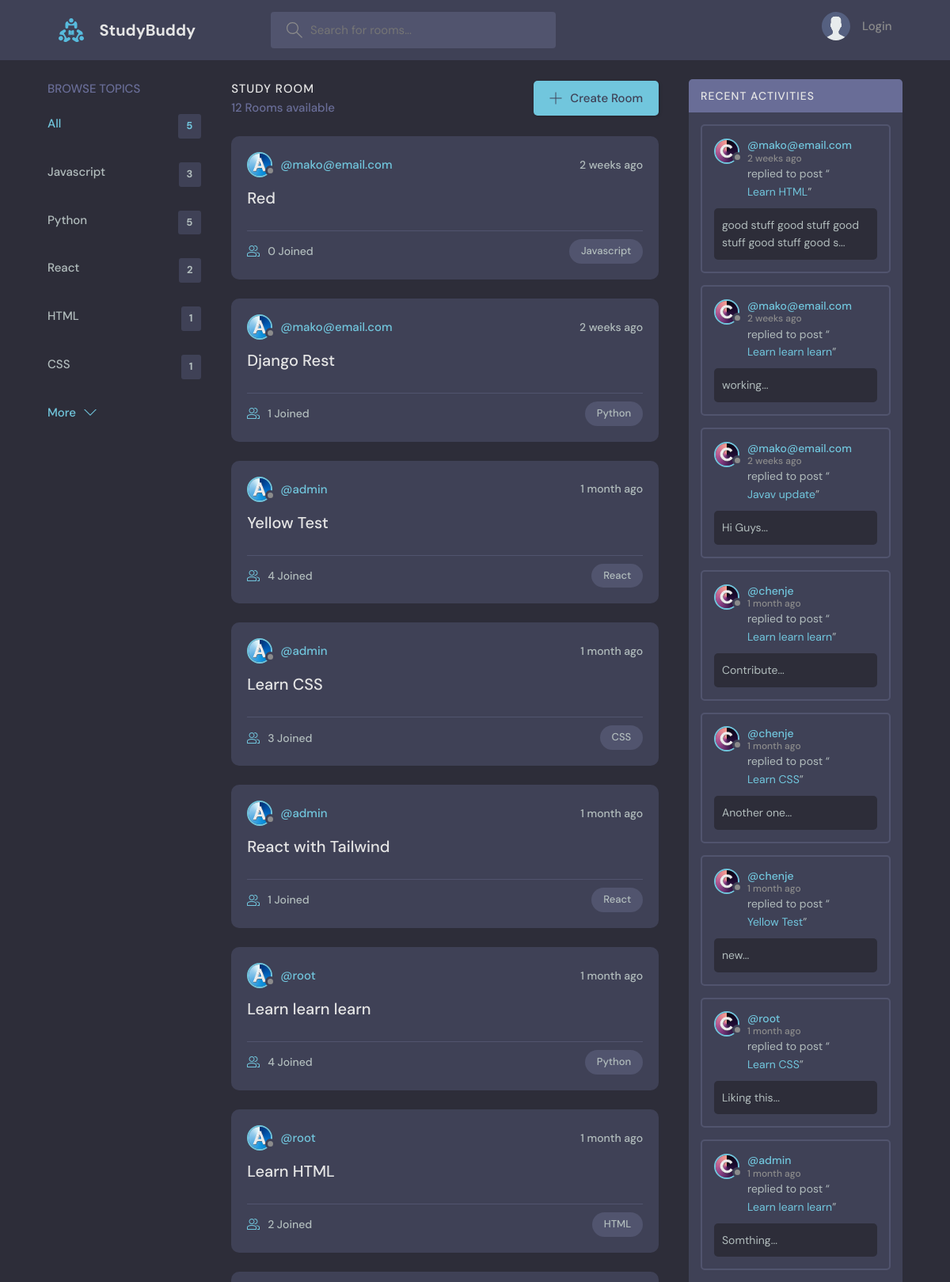
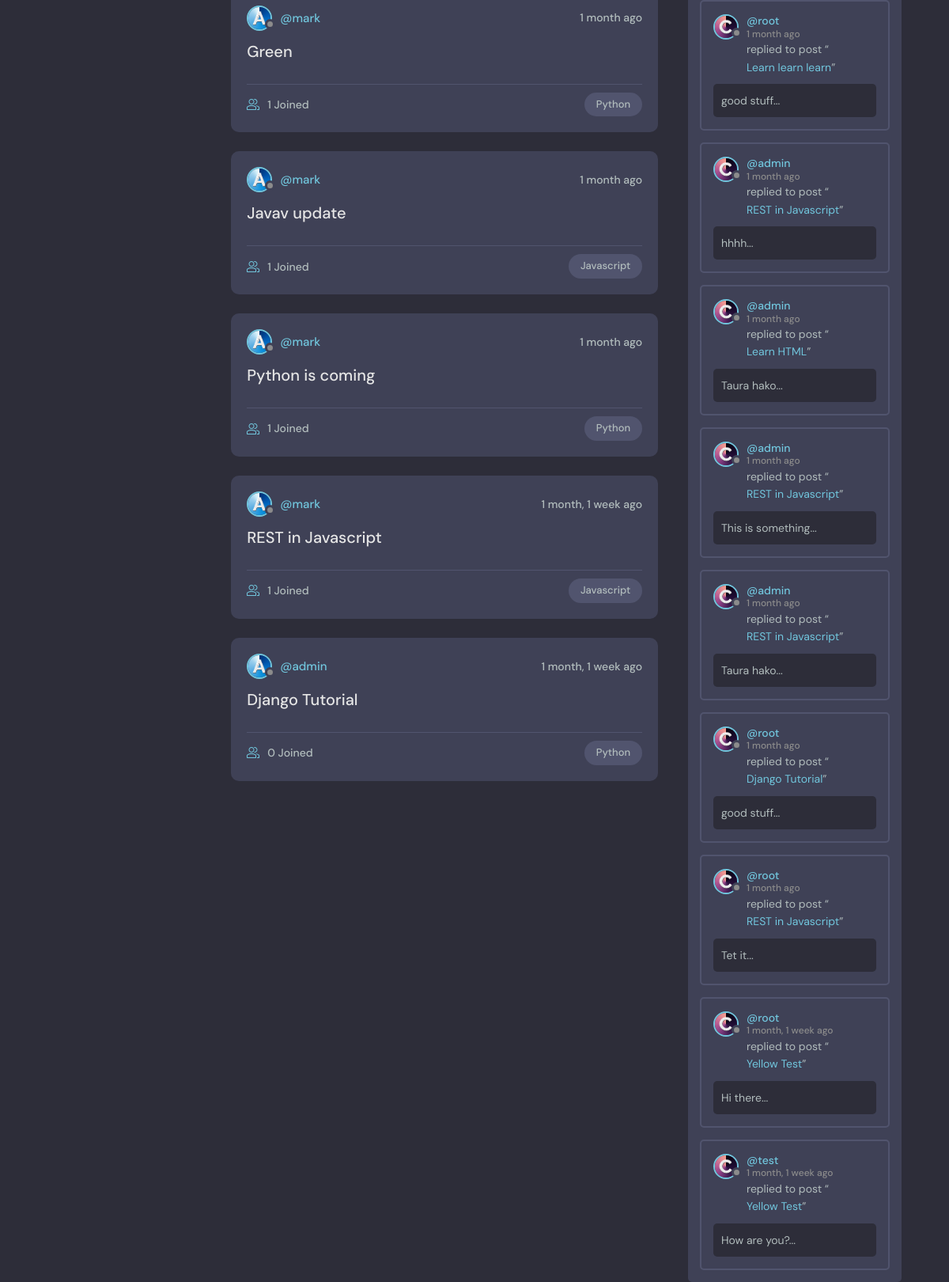
The page / on the database its author committed (2 pictures, top to bottom).
### base/models.py (models this page shows, shortened)
class Topic(models.Model):
    name = models.CharField(max_length=200)

class Room(models.Model):
    host = models.ForeignKey(User, on_delete=models.SET_NULL, null=True)
    topic = models.ForeignKey(Topic, on_delete=models.SET_NULL, null=True)
    name = models.CharField(max_length=200)
    description = models.TextField(null=True, blank=True)
    participants = models.ManyToManyField(User, related_name='participants', blank=True)
    updated = models.DateTimeField(auto_now=True)
    created = models.DateTimeField(auto_now_add=True)
    class Meta:
        ordering = ['-updated', '-created']
    def __str__(self):
        return self.name

class Message(models.Model):
    user = models.ForeignKey(User, on_delete=models.CASCADE)
    room = models.ForeignKey(Room, on_delete=models.CASCADE)
    body = models.TextField()
    updated = models.DateTimeField(auto_now=True)
    created = models.DateTimeField(auto_now_add=True)
    class Meta:
        ordering = ['-updated', '-created']
    def __str__(self):
        return self.body[0:50]

### base/views.py (the view)
# urls.py: path('', views.home, name='home'),
def home(request):
    q = request.GET.get('q') if request.GET.get('q') != None else ''
    rooms = Room.objects.filter(
        Q(topic__name__icontains=q) |
        Q(name__icontains=q) |
        Q(description__icontains=q)
    )
    topics = Topic.objects.all()
    room_count = rooms.count()
    room_messages = Message.objects.filter(Q(room__topic__name__icontains=q))
    context = {
        'rooms': rooms,
        'topics': topics,
        'room_count': room_count,
        'room_messages': room_messages,
    }
    return render(request, 'base/home.html', context)

### base/templates/base/home.html (shortened to what this page needs)
{% extends '__layouts/main.html' %}
{% load static %}
{% block content %}
<main class="layout layout--3">
    <div class="container">
    {% include 'base/topics_component.html' %}
    <div class="roomList">
        <div class="roomList__header">
            <div>
                <h2>Study Room</h2>
                <p>{{ room_count }} Rooms available</p>
            </div>
            <a class="btn btn--main" href="{% url 'create-room' %}">
                <svg version="1.1" xmlns="http://www.w3.org/2000/svg" width="32" height="32" viewBox="0 0 32 32">
                <title>add</title>
                <path
                    d="M16.943 0.943h-1.885v14.115h-14.115v1.885h14.115v14.115h1.885v-14.115h14.115v-1.885h-14.115v-14.115z"
                ></path>
                </svg>
                Create Room
            </a>
        </div>
       {% include 'base/feed_component.html' %}
    </div>
    {% include 'base/activity_component.html' %}
    </div>
</main>
{% endblock %}

### base/templates/base/topics_component.html
<div class="topics">
    <div class="topics__header">
    <h2>Browse Topics</h2>
    </div>
    <ul class="topics__list">
    <li>
        <a href="{% url 'home' %}" class="active">All <span>{{ topics.count }}</span></a>
    </li>
    {% for topic in topics %}
    <li>
        <a href="{% url 'home' %}?q={{ topic.name }}">{{ topic.name }} <span>{{ topic.room_set.all.count }}</span></a>
    </li>
    {% endfor %}
    </ul>
    <a class="btn btn--link" href="topics.html">
    More
    <svg version="1.1" xmlns="http://www.w3.org/2000/svg" width="32" height="32" viewBox="0 0 32 32">
        <title>chevron-down</title>
        <path d="M16 21l-13-13h-3l16 16 16-16h-3l-13 13z"></path>
    </svg>
    </a>
</div>

### base/templates/base/feed_component.html (shortened to what this page needs)
{% load static %}
{% for room in rooms %}
<div class="roomListRoom">
    <div class="roomListRoom__header">
        <a href="{% url 'user-profile' room.host.id %}" class="roomListRoom__author">
        <div class="avatar avatar--small">
            <img src="{% static 'img/a.png' %}" />
        </div>
        <span>@{{ room.host.username }}</span>
        </a>
        <div class="roomListRoom__actions">
        <span>{{ room.created|timesince }} ago</span>
        </div>
    </div>
    <div class="roomListRoom__content">
        <a href="{% url 'room' room.id %}">{{ room.name }}</a>
    </div>
    <div class="roomListRoom__meta">
        <a href="{% url 'room' room.id %}" class="roomListRoom__joined">
        {{ room.participants.all.count }} Joined
        </a>
        <p class="roomListRoom__topic">{{ room.topic.name }}</p>
    </div>
</div>
{% endfor %}

### base/templates/base/activity_component.html (shortened to what this page needs)
{% load static %}
<div class="activities">
    <div class="activities__header">
    <h2>Recent Activities</h2>
    </div>
    {% for message in room_messages %}
    <div class="activities__box">
        <div class="activities__boxHeader roomListRoom__header">
            <a href="{% url 'user-profile' message.user.id %}" class="roomListRoom__author">
            <div class="avatar avatar--small">
                <img src="{% static 'img/c.png' %}" />
            </div>
            <p>
                @{{ message.user }}
                <span>{{ message.created|timesince }} ago</span>
            </p>
            </a>
        </div>
        <div class="activities__boxContent">
            <p>replied to post “<a href="{% url 'room' message.room.id %}"> {{ message.room }} </a>”</p>
            <div class="activities__boxRoomContent">
                {{ message }}...
            </div>
        </div>
    </div>
    {% endfor %}
</div>

### rows shown on the page
Topic: name "Javascript", room_set.all.count "3"
Topic: name "Python", room_set.all.count "5"
Topic: name "React", room_set.all.count "2"
Topic: name "HTML", room_set.all.count "1"
Topic: name "CSS", room_set.all.count "1"
Room: host.username "mako@email.com", created "2 weeks", name "Red", participants.all.count "0", topic.name "Javascript"
Room: host.username "mako@email.com", created "2 weeks", name "Django Rest", participants.all.count "1", topic.name "Python"
Room: host.username "admin", created "1 month", name "Yellow Test", participants.all.count "4", topic.name "React"
Room: host.username "admin", created "1 month", name "Learn CSS", participants.all.count "3", topic.name "CSS"
Room: host.username "admin", created "1 month", name "React with Tailwind", participants.all.count "1", topic.name "React"
Room: host.username "root", created "1 month", name "Learn learn learn", participants.all.count "4", topic.name "Python"
Room: host.username "root", created "1 month", name "Learn HTML", participants.all.count "2", topic.name "HTML"
Room: host.username "mark", created "1 month", name "Green", participants.all.count "1", topic.name "Python"
Room: host.username "mark", created "1 month", name "Javav update", participants.all.count "1", topic.name "Javascript"
Room: host.username "mark", created "1 month", name "Python is coming", participants.all.count "1", topic.name "Python"
Room: host.username "mark", created "1 month, 1 week", name "REST in Javascript", participants.all.count "1", topic.name "Javascript"
Room: host.username "admin", created "1 month, 1 week", name "Django Tutorial", participants.all.count "0", topic.name "Python"
Message: user "mako@email.com", created "2 weeks", room "Learn HTML", body "good stuff good stuff good stuff good stuff good s"
Message: user "mako@email.com", created "2 weeks", room "Learn learn learn", body "working"
Message: user "mako@email.com", created "2 weeks", room "Javav update", body "Hi Guys"
Message: user "chenje", created "1 month", room "Learn learn learn", body "Contribute"
Message: user "chenje", created "1 month", room "Learn CSS", body "Another one"
Message: user "chenje", created "1 month", room "Yellow Test", body "new"
Message: user "root", created "1 month", room "Learn CSS", body "Liking this"
Message: user "admin", created "1 month", room "Learn learn learn", body "Somthing"
Message: user "root", created "1 month", room "Learn learn learn", body "good stuff"
Message: user "admin", created "1 month", room "REST in Javascript", body "hhhh"
Message: user "admin", created "1 month", room "Learn HTML", body "Taura hako"
Message: user "admin", created "1 month", room "REST in Javascript", body "This is something"
Message: user "admin", created "1 month", room "REST in Javascript", body "Taura hako"
Message: user "root", created "1 month", room "Django Tutorial", body "good stuff"
Message: user "root", created "1 month", room "REST in Javascript", body "Tet it"
Message: user "root", created "1 month, 1 week", room "Yellow Test", body "Hi there"
Message: user "test", created "1 month, 1 week", room "Yellow Test", body "How are you?"

### other values the page prints
{{ topics.count }} "5"
{{ room_count }} "12"
